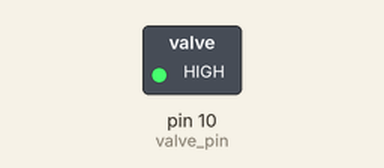
Recording of a sketch running on a simulated Arduino Uno, built with avr-gcc and run on an emulated ATmega328P. Shown: switched loads named in the sketch (green lamp = pin HIGH). Dashed ring = blinking.

Above: at 0.5 s.
Timing chart, 0 to 4.6 s (numbered marks = the images above):
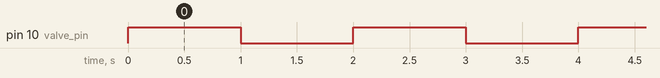

The sketch:

solenoid_onoff_test.ino
```cpp
/*This code simply turns the solenoid on and off continuously*/

int valve_pin = 10;

void setup() {
  // put your setup code here, to run once:
  Serial.begin(9600);
  pinMode(valve_pin,OUTPUT);
}

void loop() {
  digitalWrite(valve_pin,HIGH); //valve on
  delay(1000);
  digitalWrite(valve_pin,LOW); //valve off
  delay(1000);
}
```

Measured:
- by itself, pin 10 (valve_pin): alternates HIGH for 1.0 s and LOW for 1.0 s
